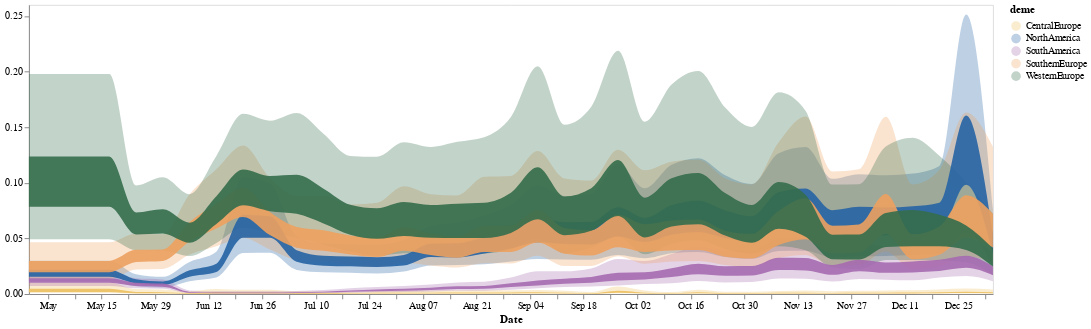

Notebook cell for this chart:
### Code cell
line1 = alt.Chart(final_north_df).mark_area(interpolate='monotone', opacity = 0.9).encode(
    alt.X('date:T', axis=alt.Axis(title="Date", grid=False)),
    alt.Y('lower_hpd_log_50',axis=alt.Axis(title="", grid=False)),
    alt.Y2('upper_hpd_log_50' ), 
    alt.Color("deme",  scale=alt.Scale( range=range_))
).properties(
    width=1000,
    height=300
).transform_filter(
    (datum.lower_hpd_log_50 >0) & (datum.upper_hpd_log_50 < 1)
)

band1 = alt.Chart(final_north_df).mark_area(
    opacity=0.3, interpolate='monotone'
).encode(
    alt.X('date:T', axis=alt.Axis(title="Date", grid=False)),
    alt.Y('lower_hpd_log_95', axis=alt.Axis(title="", grid=False)),
    alt.Y2('upper_hpd_log_95'),
    alt.Color("deme")
).properties(
    width=1000,
    height=300
).transform_filter(
    (datum.lower_hpd_log_95 >0) & (datum.upper_hpd_log_95 < 1)
)

band1 + line1

### Figure 1 — Vega-Lite specification as saved in the notebook (floating-point values rounded to 4 significant figures; data arrays with more than 128 entries replaced by an {"elided": "..."} marker saying what was removed)
{"config": {"view": {"continuousWidth": 400, "continuousHeight": 300}}, "layer": [{"mark": {"type": "area", "interpolate": "monotone", "opacity": 0.3}, "encoding": {"color": {"field": "deme", "type": "nominal"}, "x": {"axis": {"grid": false, "title": "Date"}, "field": "date", "type": "temporal"}, "y": {"axis": {"grid": false, "title": ""}, "field": "lower_hpd_log_95", "type": "quantitative"}, "y2": {"field": "upper_hpd_log_95"}}, "height": 300, "transform": [{"filter": "((datum.lower_hpd_log_95 > 0) && (datum.upper_hpd_log_95 < 1))"}], "width": 1000}, {"mark": {"type": "area", "interpolate": "monotone", "opacity": 0.9}, "encoding": {"color": {"field": "deme", "scale": {"range": ["#EEC060", "#2664A5", "#A76BB1", "#EEA160", "#356D4C"]}, "type": "nominal"}, "x": {"axis": {"grid": false, "title": "Date"}, "field": "date", "type": "temporal"}, "y": {"axis": {"grid": false, "title": ""}, "field": "lower_hpd_log_50", "type": "quantitative"}, "y2": {"field": "upper_hpd_log_50"}}, "height": 300, "transform": [{"filter": "((datum.lower_hpd_log_50 > 0) && (datum.upper_hpd_log_50 < 1))"}], "width": 1000}], "data": {"name": "data-842d1878014cbdda7b170ab2c042f485"}, "$schema": "https://vega.github.io/schema/vega-lite/v4.17.0.json", "datasets": {"data-842d1878014cbdda7b170ab2c042f485": {"elided": "185 records"}}}
